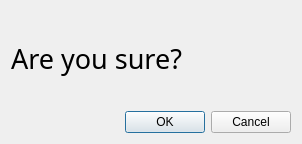
<?xml version="1.0" encoding="UTF-8"?>
<ui version="4.0">
 <class>SureDialog</class>
 <widget class="QDialog" name="SureDialog">
  <property name="geometry">
   <rect>
    <x>0</x>
    <y>0</y>
    <width>302</width>
    <height>144</height>
   </rect>
  </property>
  <property name="windowTitle">
   <string>Dialog</string>
  </property>
  <layout class="QVBoxLayout" name="verticalLayout">
   <item>
    <widget class="QLabel" name="label">
     <property name="font">
      <font>
       <family>Iosevka Custom</family>
       <pointsize>20</pointsize>
      </font>
     </property>
     <property name="text">
      <string>Are you sure?</string>
     </property>
    </widget>
   </item>
   <item>
    <layout class="QHBoxLayout" name="horizontalLayout">
     <item>
      <spacer name="horizontalSpacer">
       <property name="orientation">
        <enum>Qt::Horizontal</enum>
       </property>
       <property name="sizeHint" stdset="0">
        <size>
         <width>40</width>
         <height>20</height>
        </size>
       </property>
      </spacer>
     </item>
     <item>
      <widget class="QPushButton" name="okButton">
       <property name="text">
        <string>OK</string>
       </property>
      </widget>
     </item>
     <item>
      <widget class="QPushButton" name="cancelButton">
       <property name="text">
        <string>Cancel</string>
       </property>
      </widget>
     </item>
    </layout>
   </item>
  </layout>
 </widget>
 <resources/>
 <connections/>
</ui>
